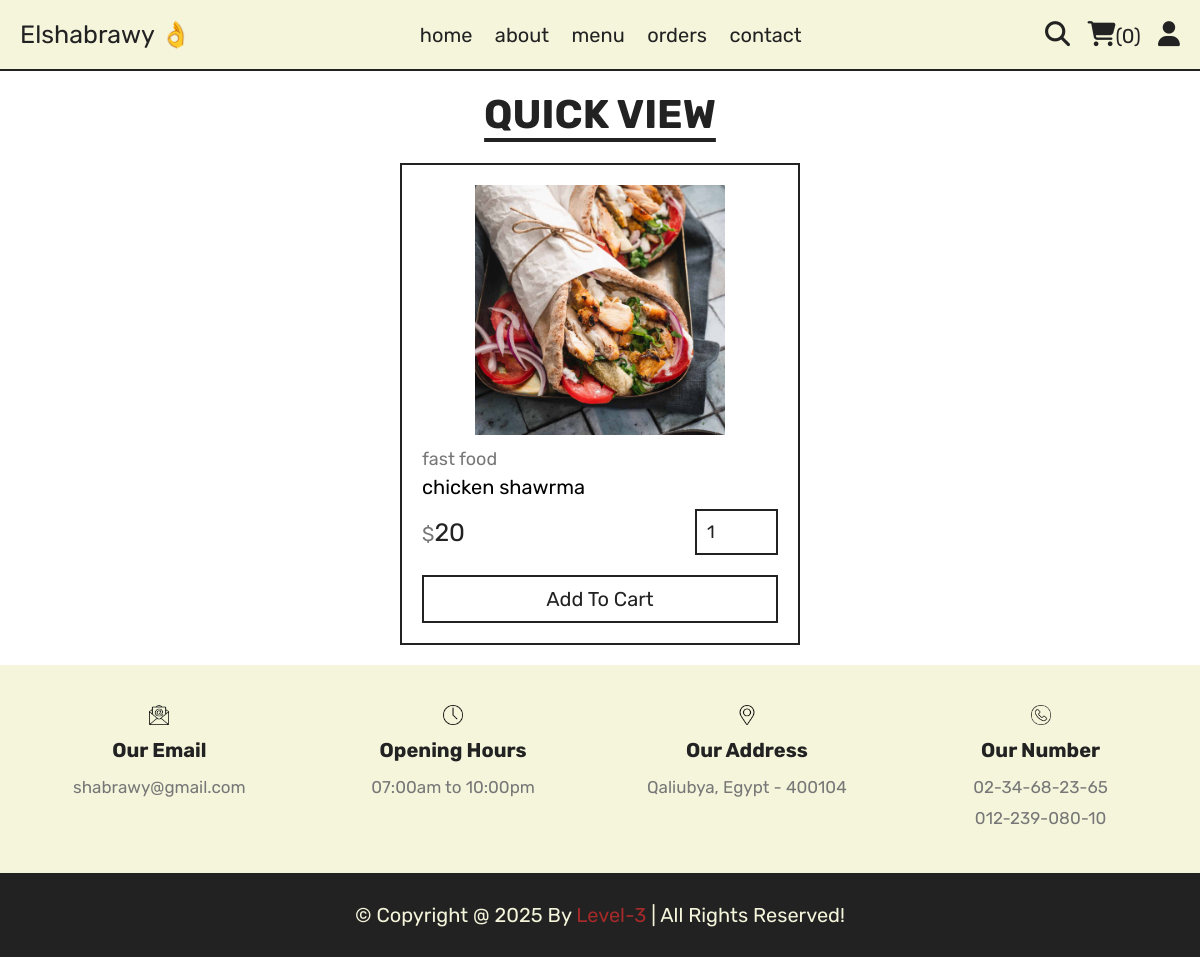
Page /quick_view.php?pid=3 on the committed database.
### tables this page shows
CREATE TABLE `products` (
  `id` int(11) NOT NULL,
  `name` varchar(100) NOT NULL,
  `category` varchar(100) NOT NULL,
  `price` int(11) NOT NULL,
  `image` varchar(100) NOT NULL
);

### quick_view.php (the view, shortened to what this page needs)
<?php
include 'components/connect.php';
?>
<!DOCTYPE html>
<html lang="en">
<head>
   <link rel="stylesheet" href="https://cdnjs.cloudflare.com/ajax/libs/font-awesome/6.1.1/css/all.min.css">
   <link rel="stylesheet" href="css/style.css">
</head>
<body>
<?php include 'components/user_header.php'; ?>
<section class="quick-view">
   <h1 class="title">quick view</h1>
   <?php
$pid = $_GET['pid'];
$pid = mysqli_real_escape_string($conn, $pid);
$query = "SELECT * FROM `products` WHERE id = '$pid'";
$result = mysqli_query($conn, $query);
if(mysqli_num_rows($result) > 0){
   while($fetch_products = mysqli_fetch_assoc($result)){
?>
   <form action="" method="post" class="box">
      <img src="admin\uploded_imge/<?= $fetch_products['image']; ?>" alt="">
      <a href="category.php?category=<?= $fetch_products['category']; ?>" class="cat"><?= $fetch_products['category']; ?></a>
      <div class="name"><?= $fetch_products['name']; ?></div>
      <div class="flex">
         <div class="price"><span>$</span><?= $fetch_products['price']; ?></div>
         <input type="number" name="qty" class="qty" min="1" max="99" value="1" maxlength="2">
      </div>
      <button type="submit" name="add_to_cart" class="cart-btn">add to cart</button>
   </form>
   <?php
         }
      }else{
         echo '<p class="empty">no products added yet!</p>';
      }
   ?>
</section>
<?php include 'components/footer.php'; ?>
</body>
</html>

### css/style.css (style rules this page uses)
:root { --brown: brown; --red: #e74c3c; --beige: beige; --black: #222; --light-color: #777; --border: 0.2rem solid var(--black); }
* { font-family: "Rubik", sans-serif; margin: 0; padding: 0; box-sizing: border-box; text-decoration: none; border: none; outline: none; }
html { font-size: 62.5%; overflow-x: hidden; scroll-behavior: smooth; stop-opacity: 7rem; }
section { margin: 0 auto; max-width: 1200px; padding: 2rem; }
.title { text-align: center; margin-bottom: 2.5rem; font-size: 4rem; color: var(--black); text-transform: uppercase; text-decoration: underline; text-underline-offset: 1rem; }
.quick-view form { max-width: 40rem; padding: 2rem; border: var(--border); position: relative; margin: 0 auto; }
.quick-view form img { height: 25rem; width: 100%; object-fit: contain; margin-bottom: 1rem; }
.quick-view form .cat { font-size: 1.8rem; color: var(--light-color); }
.quick-view form .name { font-size: 2rem; margin: 0.5rem 0; }
.quick-view form .flex { display: flex; justify-content: space-between; align-items: center; gap: 1.5rem; margin: 1rem 0; }
.quick-view form .flex .price { font-size: 2.5rem; color: var(--black); }
.quick-view form .flex .price span { font-size: 2rem; color: var(--light-color); }
.quick-view form .flex .qty { border: var(--border); padding: 1rem; font-size: 1.8rem; color: var(--black); }
.quick-view form .cart-btn { width: 100%; padding: 1rem 3rem; text-align: center; border: var(--border); font-size: 2rem; color: var(--black); cursor: pointer; text-transform: capitalize; background: none; margin-top: 1rem; }

### rows in the picture
products: image (picture), category "fast food", name "chicken shawrma", price "20"

### other values in the picture
$total_cart_items "0"
